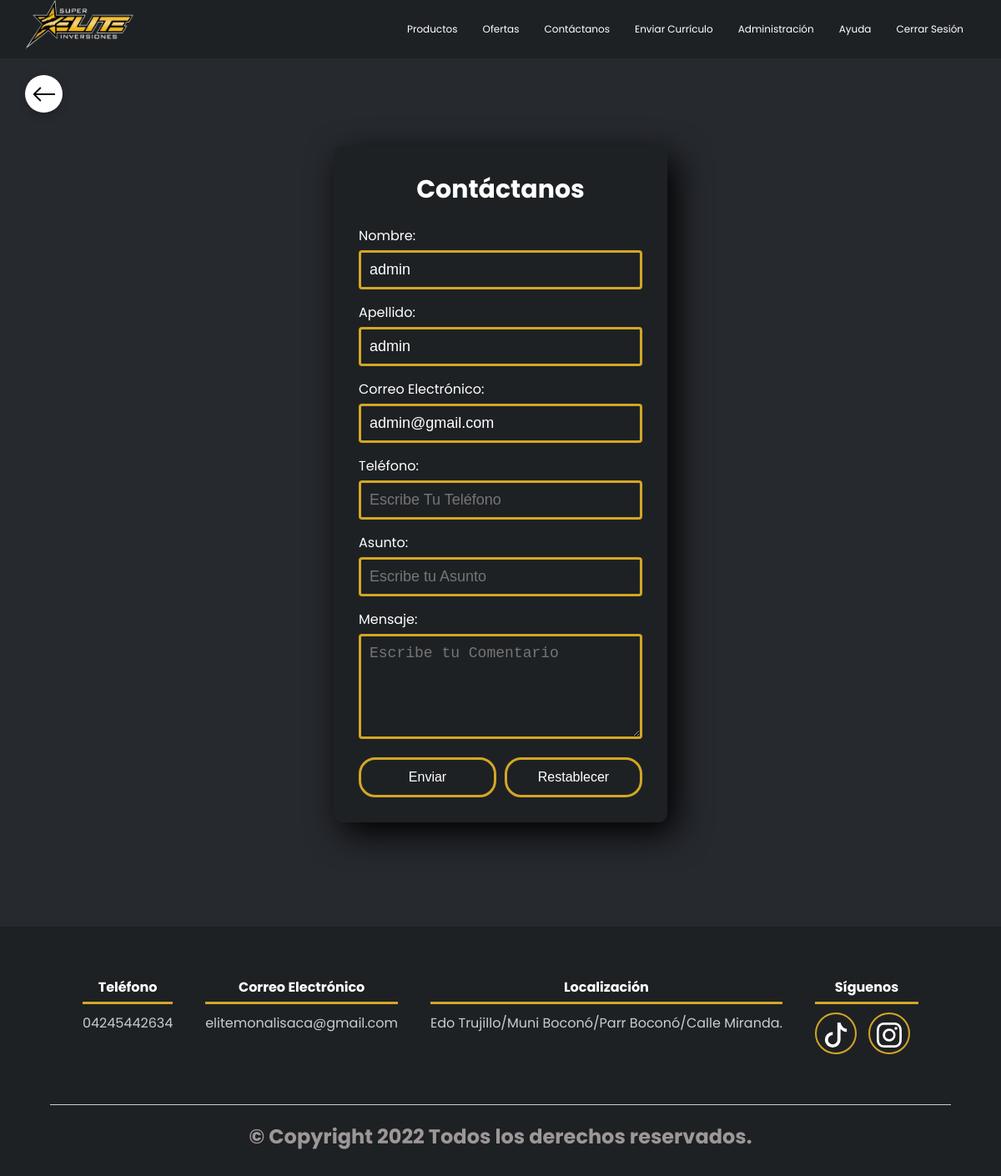
/pagina/Contactanosh.php (signed in), run on the app's committed database.
### tables this page shows
CREATE TABLE `users` (
  `ID` int(11) NOT NULL,
  `Nombre` varchar(200) NOT NULL,
  `Apellido` varchar(200) NOT NULL,
  `Correo_Electronico` varchar(200) NOT NULL,
  `usuario` varchar(50) NOT NULL,
  `contrasena` varchar(200) NOT NULL,
  `Reservas_Actuales` int(2) NOT NULL,
  `Tipo_ID` int(1) NOT NULL
);

### pagina/database2.php (called while the page is built, shortened)
<?php
function listar_U($conexion,$id){
	$sql="SELECT * FROM users Where ID='$id'";
	$query=mysqli_query($conexion,$sql);
	return $query;
}
 ?>

### pagina/Contactanosh.php (the view, shortened to what this page needs)
<?php
	require 'database.php';
	if (isset($_SESSION['usuario_id'])) {
		$records = $conn->prepare('SELECT id, usuario, contrasena FROM users WHERE id = :id');
		$records->bindparam(':id', $_SESSION['usuario_id']);
		$records->execute();
		$resultados = $records->fetch(PDO::FETCH_ASSOC);
		$user = null;
		if(count($resultados) > 0 ){
			$user = $resultados;
		}
		else{
			header('location CerrarSesion.php');
		}
	}
?>
<!DOCTYPE html>
<html lang="en">
<head>
    <link rel="stylesheet" href="Estilos_Contactanos_10.css">
    <link rel="stylesheet" href="Estilos_modal_contactanos.css">
    <?php include("link.php");?>
</head>
<body>
    <?php if (!empty($user) and $user['id'] == '1'): ?>
    <?php
			include("barra_de_navegacion1.php");
		?>
    <br>
    <br>
    <br>
    <br>
    <br>
    <?php endif; ?>
    <div class="contenedor_volver">
        <div class="volver">
            <a href="Index.php">
                <img src="svg/arrow-left.svg" alt="">
            </a>
        </div>
    </div>
    <section class="Registro">
        <?php
			$id=$user['id'];
			include 'database2.php';
			$conexion=conexion();
			$query=listar_U($conexion,$id);
			$datos= mysqli_fetch_assoc($query);
			$Nombre=$datos ['Nombre'];
			$Apellido=$datos['Apellido'];
			$Correo_Electronico=$datos['Correo_Electronico'];
			?>
        <h1>Contáctanos</h1>
        <form name="Contactanos" action="Contactanos.php?ID=<?php echo $id?>" method="post">
            <label for="Nombres_C">Nombre:<input class="controles" type="text" name="Nombres_C" id="Nombres_C" required
                    onkeypress="return Enter(this, event, 'NO', 'LET')" required="obligatorio" maxlength="50"
                    placeholder="Escribe Tus Nombres" value="<?php echo $Nombre ?>" /></label>
            <label for="Apellidos_C">Apellido:<input class="controles" type="text" name="Apellidos_C" id="Apellidos_C"
                    required onkeypress="return Enter(this, event, 'NO', 'LET')" required="obligatorio" maxlength="50"
                    placeholder="Escribe Tus Apellidos" value="<?php echo $Apellido ?>" /></label>
            <label for="Correo Electronico_C">Correo Electrónico:<input class="controles" type="email"
                    name="Correo Electronico_C" id="Correo Electronico_C" required="obligatorio" maxlength="50"
                    placeholder="Escribe Tu Correo Electrónico" value="<?php echo $Correo_Electronico ?>" /></label>
            <label for="Telefono">Teléfono:<input class="controles" type="text" name="Telefono" id="Telefono" required
                    onkeypress="return Enter(this, event, 'SI', 'NUM3')" required="obligatorio" maxlength="12"
                    placeholder="Escribe Tu Teléfono" /></label>
            <label for="Asunto">Asunto:<input class="controles" type="text" name="Asunto" id="Asunto" required
                    onkeypress="return Enter(this, event, 'NO', 'LET-NUM')" required="obligatorio" maxlength="50"
                    placeholder="Escribe tu Asunto" /></label>
            <label for="Mensaje">Mensaje:</Label><textarea class="controles" type="text" Name="Mensaje" rows="5"
                cols="15" id="Mensaje" required="obligatorio" maxlength="200"
                placeholder="Escribe tu Comentario"></textarea>
            <div class="contenedor">
                <input class="Boton1" type="submit" value="Enviar" />
                <input class="Boton2" type="reset" value="Restablecer" />
            </div>
        </form>
    </section>
    <br>
    <br>
    <br>
    <?php
	include("Footer.php");
	?>
</body>
</html>

### pagina/Estilos_Contactanos_10.css (style rules this page uses)
* { margin: 0; padding: 0; -webkit-box-sizing: border-box; -moz-box-sizing: border-box; box-sizing: border-box; }
body { background-color: #26292e; font-family: 'Poppins', sans-serif; }
h1 { color: #fff; text-align: center }
.Registro { width: 400px; background: #1e2124; padding: 30px; margin: auto; margin-top: 50px; border-radius: 4px; color: #fff; margin-bottom: 50px; box-shadow: 10px 13px 40px #000; border-radius: 10px; }
.Registro h1 { font-size: 30px; margin-bottom: 20px; }
.controles { margin-top: 5px; width: 100%; background: #1e2124; padding: 10px; border-radius: 4px; margin-bottom: 15px; border: 3px solid #d3a625; font-size: 18px; color: #fff; outline: none; }
:placeholder { color: #fff; }
.Registro .contenedor { display: flex; justify-content: center; }
.Boton1 { width: 50%; background: #1e2124; border: 3px solid #d3a625; border-radius: 20px; padding: 12px; margin: 15px 5; margin-right: 10px; font-size: 16px; color: #fff; }
.Boton2 { width: 50%; background: #1e2124; border: 3px solid #d3a625; border-radius: 20px; padding: 12px; margin: 15px 5; font-size: 16px; color: #fff; }

### pagina/Estilos_modal_contactanos.css (style rules this page uses)
* { margin: 0; padding: 0; -webkit-box-sizing: border-box; -moz-box-sizing: border-box; box-sizing: border-box; }
body { background-color: #26292e; font-family: 'Poppins', sans-serif; }
:root { --bs-blue: #0d6efd; --bs-indigo: #6610f2; --bs-purple: #6f42c1; --bs-pink: #d63384; --bs-red: #dc3545; --bs-orange: #fd7e14; --bs-yellow: #ffc107; --bs-green: #198754; --bs-teal: #20c997; --bs-cyan: #0dcaf0; --bs-black: #000; --bs-white: #fff; --bs-gray: #6c757d; --bs-gray-dark: #343a40; --bs-gray-100: #f8f9fa; --bs-gray-200: #e9ecef; --bs-gray-300: #dee2e6; --bs-gray-400: #ced4da; --bs-gray-500: #adb5bd; --bs-gray-600: #6c757d; --bs-gray-700: #495057; --bs-gray-800: #343a40; --bs-gray-900: #212529; --bs-primary: #0d6efd; --bs-secondary: #6c757d; --bs-success: #198754; --bs-info: #0dcaf0; --bs-warning: #ffc107; --bs-danger: #dc3545; --bs-light: #f8f9fa; --bs-dark: #212529; --bs-primary-rgb: 13, 110, 253; --bs-secondary-rgb: 108, 117, 125; --bs-success-rgb: 25, 135, 84; --bs-info-rgb: 13, 202, 240; --bs-warning-rgb: 255, 193, 7; --bs-danger-rgb: 220, 53, 69; --bs-light-rgb: 248, 249, 250; --bs-dark-rgb: 33, 37, 41; --bs-white-rgb: 255, 255, 255; --bs-black-rgb: 0, 0, 0; --bs-body-color-rgb: 33, 37, 41; --bs-body-bg-rgb: 255, 255, 255; --bs-font-sans-serif: system-ui, -apple-system, "Segoe UI", Roboto, "Helvetica Neue", "Noto Sans", "Liberation Sans", Arial, sans-serif, "Apple Color Emoji", "Segoe UI Emoji", "Segoe UI Symbol", "Noto Color Emoji"; --bs-font-monospace: SFMono-Regular, Menlo, Monaco, Consolas, "Liberation Mono", "Courier New", monospace; --bs-gradient: linear-gradient(180deg, rgba(255, 255, 255, 0.15), rgba(255, 255, 255, 0)); --bs-body-font-family: var(--bs-font-sans-serif); --bs-body-font-size: 1rem; --bs-body-font-weight: 400; --bs-body-line-height: 1.5; --bs-body-color: #212529; --bs-body-bg: #fff; --bs-border-width: 1px; --bs-border-style: solid; --bs-border-color: #dee2e6; --bs-border-color-translucent: rgba(0, 0, 0, 0.175); --bs-border-radius: 0.375rem; --bs-border-radius-sm: 0.25rem; --bs-border-radius-lg: 0.5rem; --bs-border-radius-xl: 1rem; --bs-border-radius-2xl: 2rem; --bs-border-radius-pill: 50rem; --bs-link-color: #0d6efd; --bs-link-hover-color: #0a58ca; --bs-code-color: #d63384; --bs-highlight-bg: #fff3cd }

### pagina/Estilos_Menu_Desplegable_12.css (style rules this page uses)
* { margin: 0; padding: 0; box-sizing: border-box; }
body { font-family: 'Poppins', sans-serif; }
.contenedor_volver { width: 95%; max-width: 1300px; margin: auto; }
.volver { display: flex; justify-content: center; height: 45px; width: 45px; border-radius: 45px; background-color: #fff; box-shadow: 0 3px 12px rgb(0, 0,0,0.2); position: fixed; top: 90px; transition: all ease 0.5s; z-index: 4; }
.volver img { margin-top: 8px; width: 30px; }

### data on the page
users: Nombres_C "admin", Apellidos_C "admin", Correo_Electronico "admin@gmail.com"
